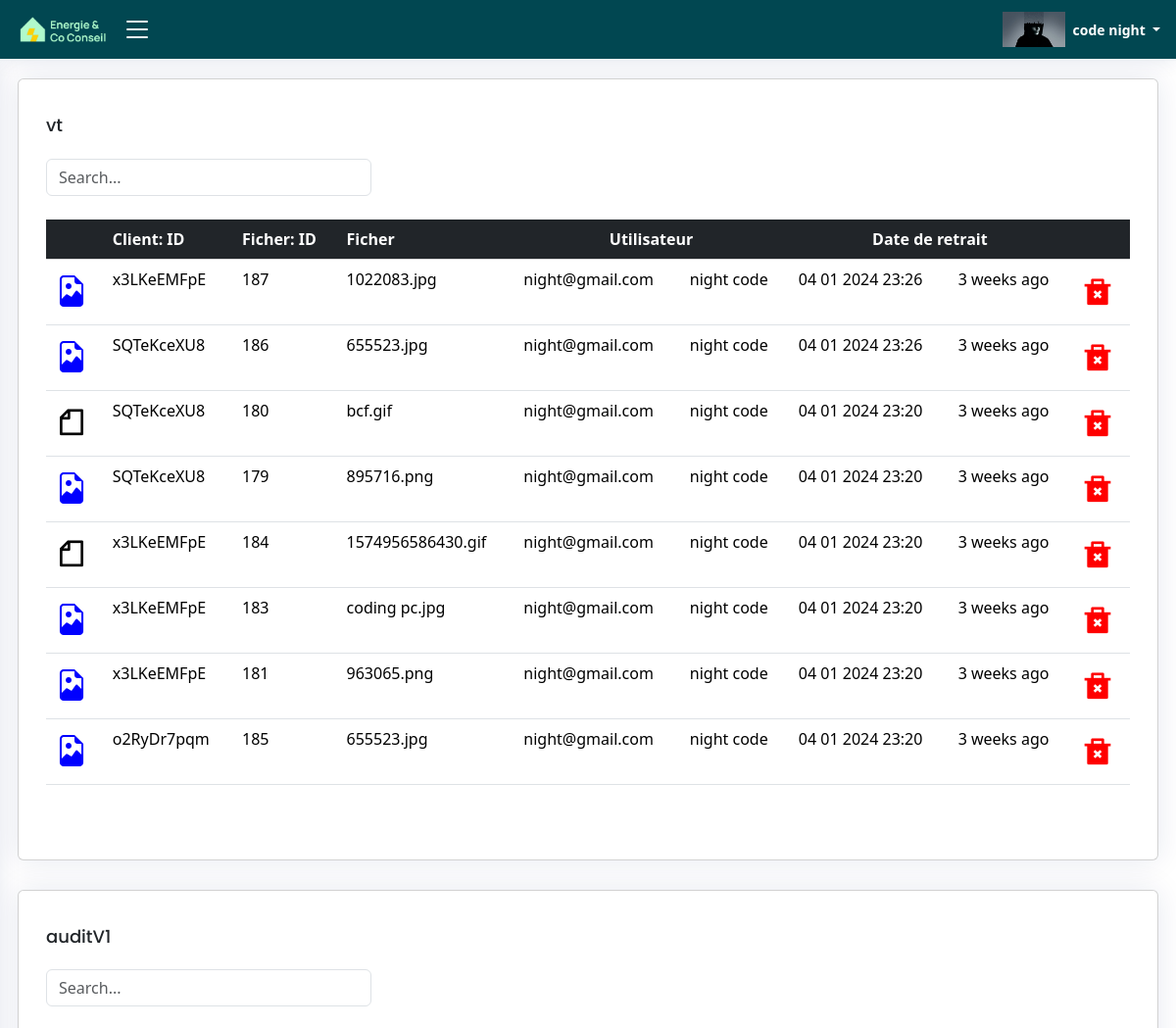
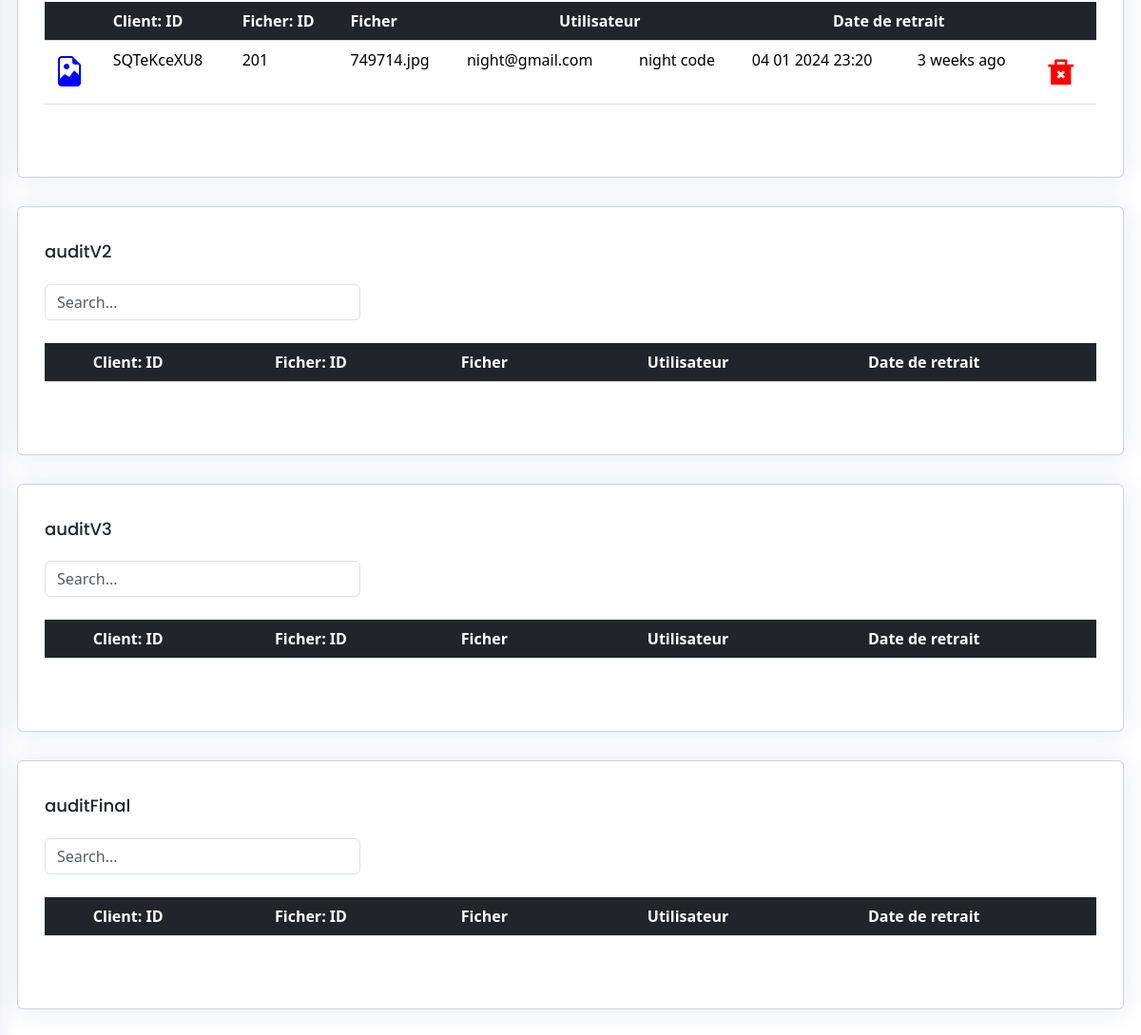
The app's page /corbeille/ (signed in), older data (2 pictures, top to bottom).
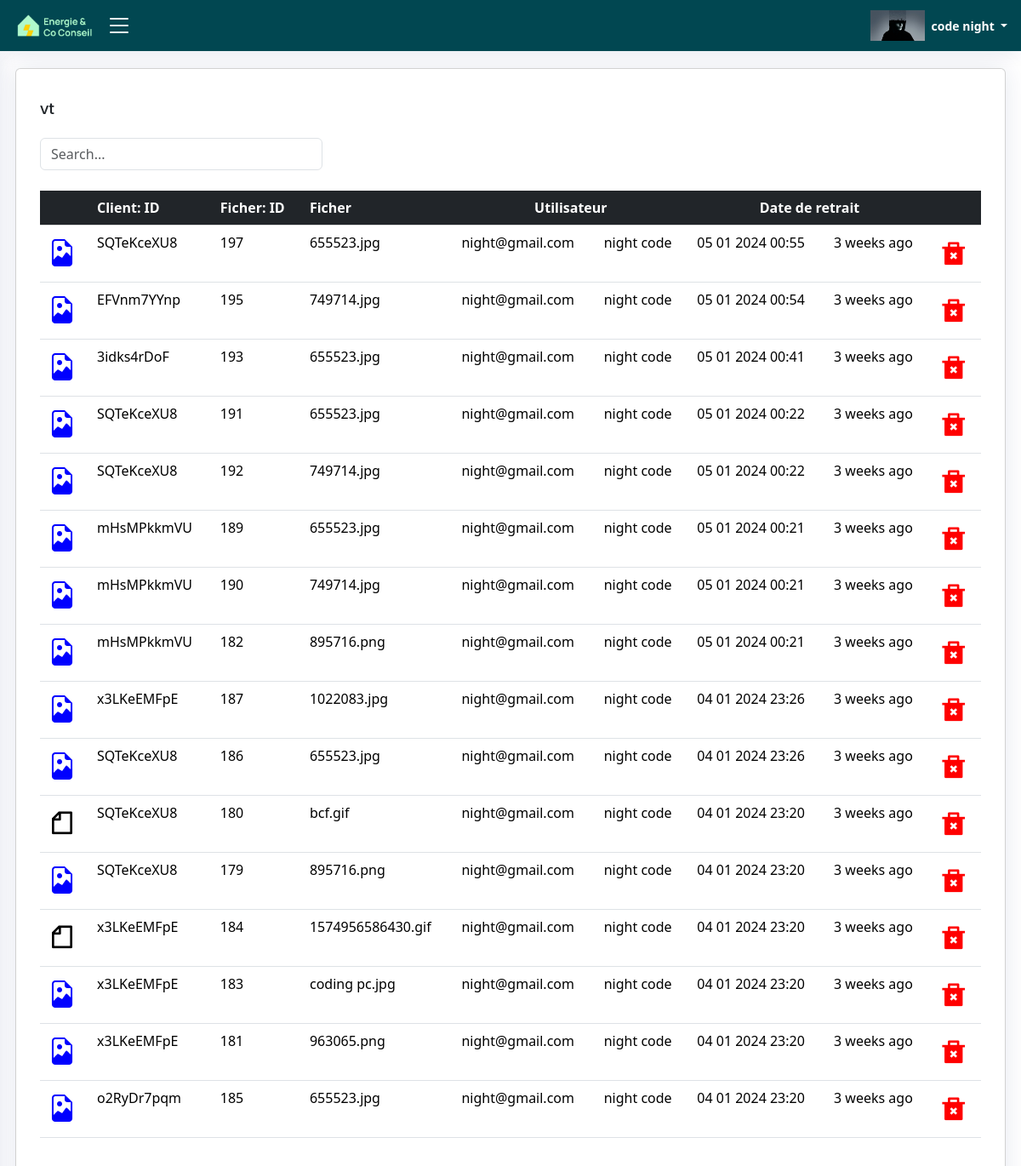
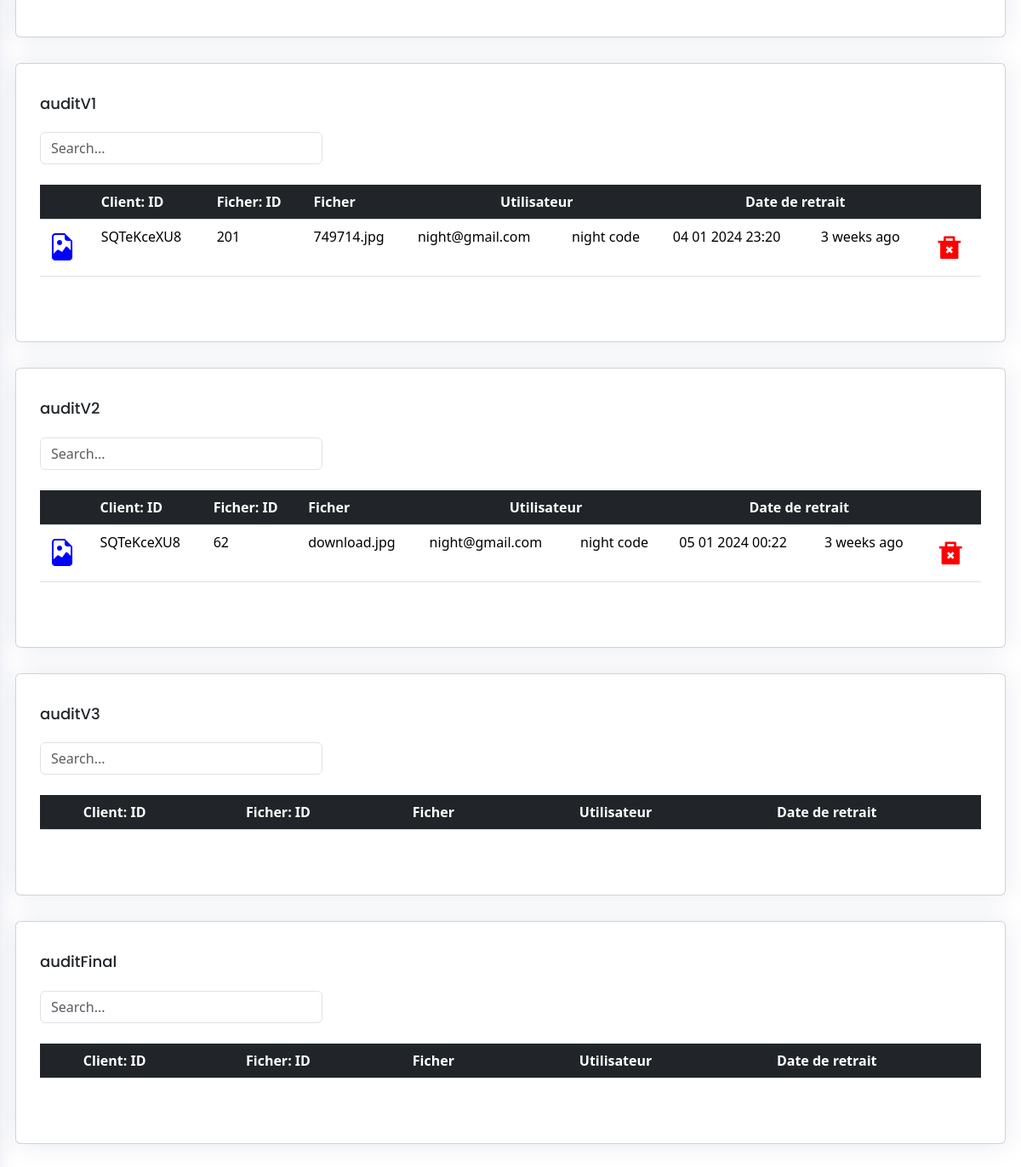
The same page, newer data (2 pictures, top to bottom).
### ERapp/models.py (models this page shows, shortened)
class USER(AbstractBaseUser, PermissionsMixin):
    email = models.EmailField(unique=True)
    first_name = models.CharField(max_length=30, blank=True, null=True)
    last_name = models.CharField(max_length=30, blank=True, null=True)
    role = models.CharField(max_length=255, blank=True, null=True)
    agent = models.CharField(max_length=30, blank=True, null=True)
    num = models.CharField(max_length=30, blank=True, null=True)
    is_active = models.BooleanField(default=True)
    is_staff = models.BooleanField(default=False)
    is_superuser = models.BooleanField(default=False)
    profile_pic = models.ImageField(blank=True, upload_to='uploads/profilePic',default='uploads/default_user_avatar.png')
    date_joined = models.DateTimeField(default=timezone.now)
    last_login = models.DateTimeField(blank=True, null=True)
    user_id = models.CharField(max_length=255,blank=True, null=True)
    auditeur = models.BooleanField(default=False)
    be = models.BooleanField(default=False)
    ai = models.BooleanField(default=False)
    com_name = models.CharField(max_length=255,blank=True, null=True)
    objects = CustomUserManager()
    USERNAME_FIELD = 'email'
    REQUIRED_FIELDS = ['first_name', 'last_name']

class file_table_vt(models.Model):
    file_removed_date = models.DateTimeField(auto_now=True,null=True,blank=True)
    file_removed_user_email = models.CharField(max_length=255,blank=True)
    file_removed_user_FN = models.CharField(max_length=255,blank=True)
    file_removed_user_LN = models.CharField(max_length=255,blank=True)
    file_removed = models.BooleanField(default=False)
    file_index = models.AutoField(primary_key=True)
    file_id = models.CharField(max_length=255,blank=True)
    file_name = models.CharField(max_length=255,blank=True)
    file_save = models.FileField(upload_to=f'uploads/data/vt',blank=True ,unique=True)
    file_format = models.CharField(max_length=255,blank=True)

class file_table_auditV1(models.Model):
    file_removed_date = models.DateTimeField(auto_now=True,null=True,blank=True)
    file_removed_user_email = models.CharField(max_length=255,blank=True)
    file_removed_user_FN = models.CharField(max_length=255,blank=True)
    file_removed_user_LN = models.CharField(max_length=255,blank=True)
    file_removed = models.BooleanField(default=False)
    file_index = models.AutoField(primary_key=True)
    file_id = models.CharField(max_length=255,blank=True)
    file_name = models.CharField(max_length=255,blank=True)
    file_save = models.FileField(upload_to=f'uploads/data/auditV1',blank=True ,unique=True)
    file_format = models.CharField(max_length=255,blank=True)

class file_table_auditV2(models.Model):
    file_removed_date = models.DateTimeField(auto_now=True,null=True,blank=True)
    file_removed_user_email = models.CharField(max_length=255,blank=True)
    file_removed_user_FN = models.CharField(max_length=255,blank=True)
    file_removed_user_LN = models.CharField(max_length=255,blank=True)
    file_removed = models.BooleanField(default=False)
    file_index = models.AutoField(primary_key=True)
    file_id = models.CharField(max_length=255,blank=True)
    file_name = models.CharField(max_length=255,blank=True)
    file_save = models.FileField(upload_to=f'uploads/data/auditV2',blank=True ,unique=True)
    file_format = models.CharField(max_length=255,blank=True)

### ERapp/views.py (the view)
# urls.py: path('corbeille/', corbeille, name="corbeille" ),
@login_required
def corbeille(request):
    redirect_page="/historique_des_fichiers/"
    datafiles_VT = file_table_vt.objects.filter(file_removed=True)
    datafiles_AuditV1 = file_table_auditV1.objects.filter(file_removed=True)
    datafiles_AuditV2 = file_table_auditV2.objects.filter(file_removed=True)
    datafiles_AuditV3 = file_table_auditV3.objects.filter(file_removed=True)
    datafiles_AuditFinal = file_table_auditFinal.objects.filter(file_removed=True)
    model_type=[{'index':1,'model':datafiles_VT,'name':"vt"},
                {'index':2,'model':datafiles_AuditV1,'name':"auditV1"},
                {'index':3,'model':datafiles_AuditV2,'name':"auditV2"},
                {'index':4,'model':datafiles_AuditV3,'name':"auditV3"},
                {'index':5,'model':datafiles_AuditFinal,'name':"auditFinal"}]
    return render(request, 'html/corbeille.html',{'datafiles_VT': datafiles_VT ,
                                                  'datafiles_AuditV1': datafiles_AuditV1 ,
                                                  'datafiles_AuditV2': datafiles_AuditV2 ,
                                                  'datafiles_AuditV3': datafiles_AuditV3 ,
                                                  'datafiles_AuditFinal':datafiles_AuditFinal,
                                                  'redirect_next_page':redirect_page,
                                                  'model_type':model_type})

### ERapp/templates/html/corbeille.html (shortened to what this page needs)
{% load static %}
{% load l10n %}
{% load humanize %}
<!DOCTYPE html>
<html lang="fr">
<head>
  <link rel="stylesheet" href="https://cdnjs.cloudflare.com/ajax/libs/font-awesome/5.15.3/css/all.min.css">
  <link href="{% static 'css/style.css' %}" rel="stylesheet" type="text/css">
  <link href="{% static 'vendor/bootstrap/css/bootstrap.min.css' %}" rel="stylesheet">
  <link href="{% static 'vendor/bootstrap-icons/bootstrap-icons.css' %}" rel="stylesheet">
  <link href="{% static 'vendor/boxicons/css/boxicons.min.css' %}" rel="stylesheet">
  <link href="{% static 'vendor/quill/quill.snow.css' %}" rel="stylesheet">
  <link href="{% static 'vendor/quill/quill.bubble.css' %}" rel="stylesheet">
  <link href="{% static 'vendor/remixicon/remixicon.css' %}" rel="stylesheet">
  <link href="{% static 'vendor/simple-datatables/style.css' %}" rel="stylesheet">
</head>
<body onload="load()">
  {% if user.is_authenticated and "auditeur" in user.role %}
 <header id="header" class="header fixed-top d-flex align-items-center">
  <div class="d-flex align-items-center justify-content-between logo_with_button" >
    <a href="{% url 'main_page' %}"  class="logo d-flex align-items-center">
      <img src="{% static 'image\logo.png' %}" alt="" >
    </a>
    <i class="bi bi-list toggle-sidebar-btn " id="click_side_bar"></i>
  </div>
  <nav class="header-nav ms-auto">
    <ul class="d-flex align-items-center">
      <li class="nav-item dropdown pe-3">
        <a class="nav-link nav-profile d-flex align-items-center pe-0" href="#" data-bs-toggle="dropdown">
          <img src="{{ user.profile_pic.url }}"  alt="Image">
          <span class="d-none d-md-block dropdown-toggle ps-2">{{ user.first_name }} {{ user.last_name }} </span>
        </a>
      </li>
    </ul>
  </nav>
</header>
  <main id="main" class="main">
    {% for model_type in model_type %}
    <section class="section">
      <div class="row" >
        <div class="card ">
        <div class="overflow-auto">
            <div class="card-body">
              <h5 class="card-title ">{{model_type.name}}</h5>
              <input class="form-control" type="text" id="filterInput_{{ model_type.index }}" placeholder="Search..." style="width:30%;min-width:100px;">
              <form method="POST"   enctype="multipart/form-data" id="myForm">
                <table class="table  table-hover datatable datatable-table" id="tableDATA_{{model_type.index}}" cellspacing="0" >
                  <thead class="table-dark text-center">
                    <th></th>
                    <th>Client: ID</th>
                    <th>Ficher: ID</th>
                    <th>Ficher</th>
                    <th colspan=2 class="text-center">Utilisateur</th>
                    <th colspan=2 class="text-center">Date de retrait</th>
                    <th></th>
                  </thead>
                  <tbody  id="myTable_{{model_type.index}}">
                    {% for F in model_type.model|dictsortreversed:"file_removed_date" %}
                      <tr id="tr_for_{{model_type.name}}_{{F.file_id}}_{{F.file_index}}">
                        <td class="">
                          {% if F.file_format == "excel" %}
                            <a class="nav-link nav-icon show"  href="{{ F.file_save.url }}" download><i class="ri-file-excel-2-line fa-2x color_green" ></i></a>
                          {% elif F.file_format == "pdf" %}
                            <a class="nav-link nav-icon show"  href="{{ F.file_save.url }}" download><i class="bi bi-file-earmark-pdf fa-2x color_red_important" ></i></a>
                          {% elif F.file_format == "image" %}
                            <a class="nav-link nav-icon show" href="{{ F.file_save.url }}" download><i class="bi bi-file-earmark-image fa-2x color_blue" ></i></a>
                          {% elif F.file_format == "word" %}
                            <a class="nav-link nav-icon show" href="{{ F.file_save.url }}" download><i class="bi bi-file-earmark-word fa-2x color_blue_2" ></i></a>
                          {% elif F.file_format == "pz2" %}
                            <a class="nav-link nav-icon show" href="{{ F.file_save.url }}" download><i class="bi bi-file-ppt fa-2x " ></i></a>
                          {% else %}
                            <a class="nav-link nav-icon show"  href="{{ F.file_save.url }}" download><i class="ri-file-line fa-2x" ></i></a>
                          {% endif %}
                        </td>
                        <td class=""><p>{{ F.file_id }}</p></td>
                        <td class=""><p>{{ F.file_index }}</p></td>
                        <td class=""><p>{{ F.file_name }}</p></td>
                        <td class=""><p>{{ F.file_removed_user_email }}</p></td>
                        <td class=""><p>{{ F.file_removed_user_LN }} {{ F.file_removed_user_FN }}</p></td>
                        <td class=""><p>{{ F.file_removed_date|date:_("d m Y H:i") }}</p></td>
                        <td class=""><p>{{ F.file_removed_date|naturaltime }}</p></td>
                        <td class="">
                          <button  class="button_table_data" type="button" onclick="remove_file_from_m('{{F.file_id}}','{{F.file_index}}','{{model_type.name}}','{{redirect_next_page}}','tr_for_{{model_type.name}}_{{F.file_id}}_{{F.file_index}}')">
                            <i class="ri-delete-bin-2-fill fa-2x" style="color:red;"></i>
                          </button>
                        </td>
                      </tr>
                    {% endfor %}
                  </tbody>
                </table>
              </form>
            </div>
        </div>
        </div>
      </div>
    </section>
    {% endfor %}
  </main>
  {% else %}
  <script>
    window.location.href = "{% url 'not_logged_in' %}";
  </script>
  {% endif %}
</body>
</html>

### ERapp/static/css/style.css (style rules this page uses)
.card-body { height:auto; }
#tableDATA_1, #tableDATA_2, #tableDATA_3 , #tableDATA_4 , #tableDATA_5 , #tableDATA_6 , #tableDATA_7 , #tableDATA_8 , #tableDATA_9 { margin-bottom: 60px; }
#tableDATA_1 th, td, #tableDATA_2 th, td, #tableDATA_3 th, td, #tableDATA_4 th, td, #tableDATA_5 th, td, #tableDATA_6 th, td, #tableDATA_7 th, td, #tableDATA_8 th, td, #tableDATA_9 th, td { white-space: nowrap; }
#tableDATA_1 td, #tableDATA_2 td, #tableDATA_3 td, #tableDATA_4 td, #tableDATA_5 td, #tableDATA_6 td, #tableDATA_7 td, #tableDATA_8 td, #tableDATA_9 td { height:100%; }
:root { scroll-behavior: smooth; }
.border_none, .input_table_data,.button_table_data,.style_none_border { border: none !important; }
.input_table_data,.button_table_data , .td_input_cell, .icoon_table_data ,.style_background_transparent { padding:1px; background: transparent !important; }
.logo_with_button { width:100px; }
header { background-color: rgb(1, 71, 81)!important; }
.logo_with_button i,.header-nav .align-items-center .dropdown .dropdown-toggle { color: white!important; }
body { font-family: "Open Sans", sans-serif; background: #f6f9ff; color: #444444; }
a { color: #4154f1; text-decoration: none; }
h1, h2, h3, h4, h5, h6 { font-family: "Nunito", sans-serif; }
#main { margin-top: 60px; padding: 20px 30px; transition: all 0.3s; }
.color_blue { color:blue!important; }
.card { margin-bottom: 30px; border: none; border-radius: 5px; box-shadow: 0px 0 30px rgba(1, 41, 112, 0.1); }
.card-title { padding: 20px 0 15px 0; font-size: 18px; font-weight: 500; color: #012970; font-family: "Poppins", sans-serif; }
.card-body { padding: 0 20px 20px 20px; }
.logo { line-height: 1; }
@media (min-width: 1200px) { .logo { width: 280px; } }
.logo img { max-height: 26px; margin-right: 6px; }
.header { transition: all 0.5s; z-index: 997; height: 60px; box-shadow: 0px 2px 20px rgba(1, 41, 112, 0.1); background-color: #fff; padding-left: 20px; }
.header .toggle-sidebar-btn { font-size: 32px; padding-left: 10px; cursor: pointer; color: #012970; }
.header-nav ul { list-style: none; }
.header-nav>ul { margin: 0; padding: 0; }
.header-nav .nav-profile { color: #012970; }
.header-nav .nav-profile img { max-height: 36px; }
.header-nav .nav-profile span { font-size: 14px; font-weight: 600; }
@media (min-width: 1200px) { #main, #footer { margin-left: 300px; } }
@media (min-width: 1200px) { .toggle-sidebar #main, .toggle-sidebar #footer { margin-left: 0; } }

Row changes from the older to the newer data that the page shows:
added file_table_vt: file_id "SQTeKceXU8", file_index "197", file_name "655523.jpg", file_removed_user_email "night@gmail.com", file_removed_user_LN "night", file_removed_user_FN "code", file_removed_date "05 01 2024 00:55", file_removed_date "3 weeks ago"
added file_table_vt: file_id "EFVnm7YYnp", file_index "195", file_name "749714.jpg", file_removed_user_email "night@gmail.com", file_removed_user_LN "night", file_removed_user_FN "code", file_removed_date "05 01 2024 00:54", file_removed_date "3 weeks ago"
added file_table_vt: file_id "3idks4rDoF", file_index "193", file_name "655523.jpg", file_removed_user_email "night@gmail.com", file_removed_user_LN "night", file_removed_user_FN "code", file_removed_date "05 01 2024 00:41", file_removed_date "3 weeks ago"
added file_table_vt: file_id "SQTeKceXU8", file_index "191", file_name "655523.jpg", file_removed_user_email "night@gmail.com", file_removed_user_LN "night", file_removed_user_FN "code", file_removed_date "05 01 2024 00:22", file_removed_date "3 weeks ago"
added file_table_vt: file_id "SQTeKceXU8", file_index "192", file_name "749714.jpg", file_removed_user_email "night@gmail.com", file_removed_user_LN "night", file_removed_user_FN "code", file_removed_date "05 01 2024 00:22", file_removed_date "3 weeks ago"
added file_table_vt: file_id "mHsMPkkmVU", file_index "189", file_name "655523.jpg", file_removed_user_email "night@gmail.com", file_removed_user_LN "night", file_removed_user_FN "code", file_removed_date "05 01 2024 00:21", file_removed_date "3 weeks ago"
added file_table_vt: file_id "mHsMPkkmVU", file_index "190", file_name "749714.jpg", file_removed_user_email "night@gmail.com", file_removed_user_LN "night", file_removed_user_FN "code", file_removed_date "05 01 2024 00:21", file_removed_date "3 weeks ago"
now on this page (row edited): file_table_vt: file_id "mHsMPkkmVU", file_index "182", file_name "895716.png", file_removed_user_email "night@gmail.com", file_removed_user_LN "night", file_removed_user_FN "code", file_removed_date "05 01 2024 00:21", file_removed_date "3 weeks ago"
added file_table_auditV2: file_id "SQTeKceXU8", file_index "62", file_name "download.jpg", file_removed_user_email "night@gmail.com", file_removed_user_LN "night", file_removed_user_FN "code", file_removed_date "05 01 2024 00:22", file_removed_date "3 weeks ago"
